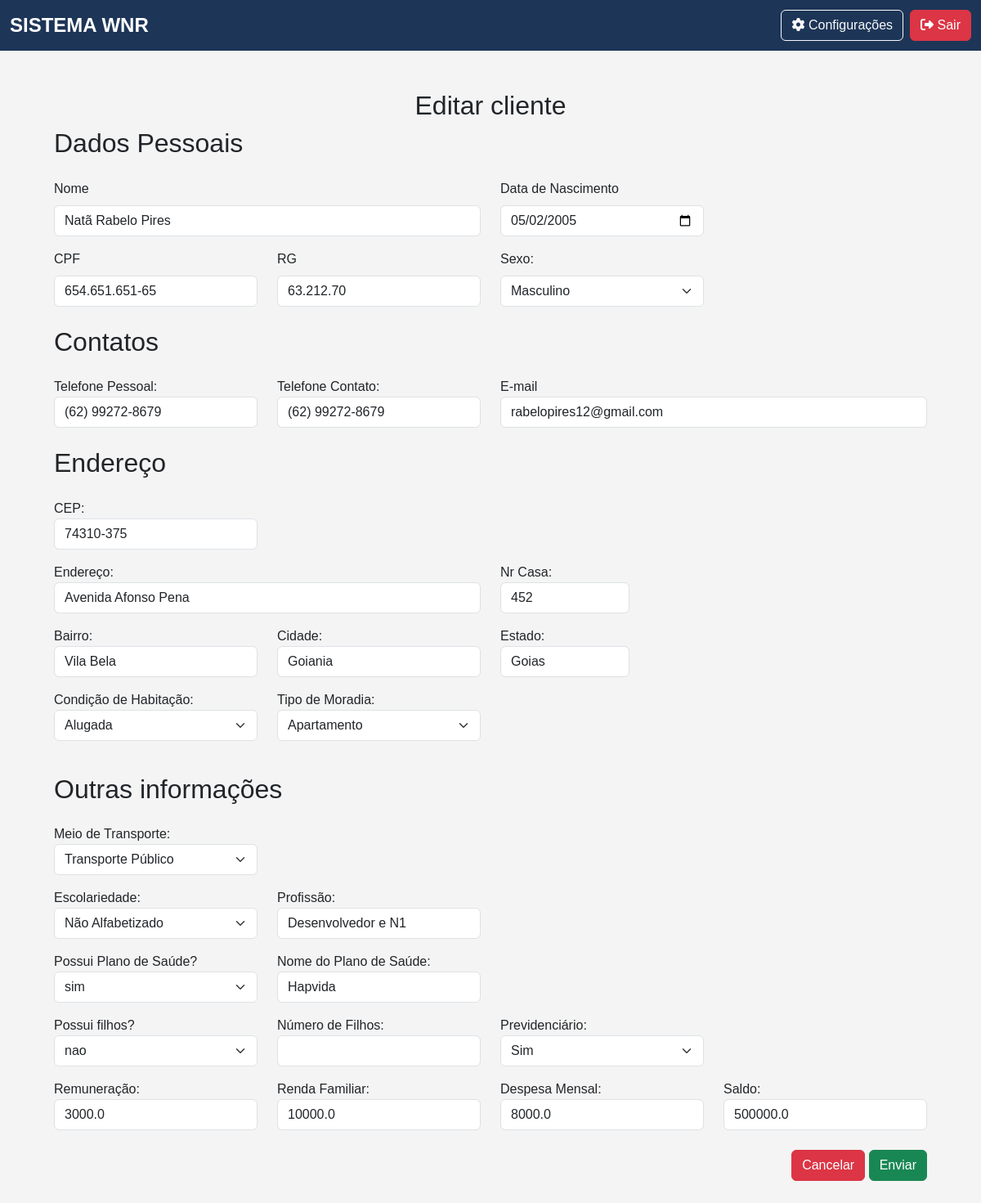
Page /editar_cliente/1 (signed in) on the earlier database version.
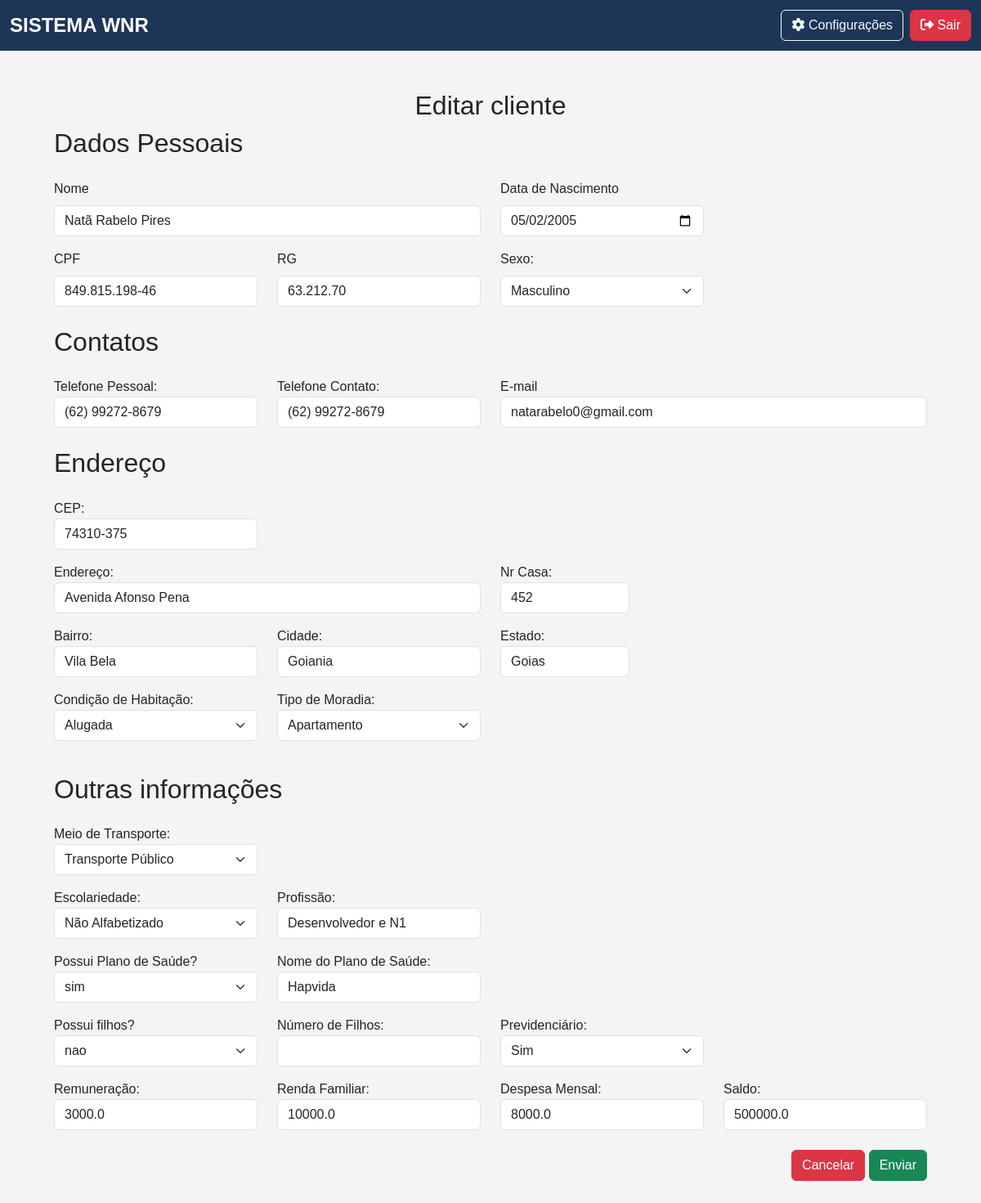
Same page on the later database version.
### app/models.py (models this page shows)
class Cliente(db.Model):
    __tablename__ = "clientes"
    id                      = Column(Integer, primary_key=True, index=True)
    nome                    = Column(String, index=True)
    cpf                     = Column(String(11), unique=True, index=True)
    email                   = Column(String, unique=True, index=True)
    data_nascimento         = Column(Date)
    renda_familiar          = Column(Float)
    bairro                  = Column(String)
    canal_divulgacao        = Column(String)
    cep                     = Column(String(8))
    cidade                  = Column(String)
    condicao_habitacao      = Column(String)
    cpf_responsavel         = Column(String(11), nullable=True)  # Responsável Legal
    numero_cs               = Column(String)
    despesa_mensal          = Column(Float)
    escolaridade            = Column(String)
    estado                  = Column(String)
    endereco                = Column(String)
    fone_contato            = Column(String)
    fone_pessoal            = Column(String)
    foto                    = Column(String)
    grau_parentesco         = Column(String)
    nome_plano_saude        = Column(String)
    nome_responsavel        = Column(String)
    numero_filhos           = Column(Integer)
    possui_filhos           = Column(String)
    plano_saude             = Column(String)
    previdenciario          = Column(String)
    profissao               = Column(String)
    remuneracao             = Column(Float)
    rg                      = Column(String)
    saldo                   = Column(Float)
    sexo                    = Column(String)
    tipo_moradia            = Column(String)
    transporte              = Column(String)
    encaminhamentos = relationship("Encaminhamento", back_populates="cliente", cascade="all, delete-orphan")
    guias = relationship("Guia", back_populates="cliente")

### app/routes/client_routes.py (the view, shortened to what this page needs)
@client_bp.route('/editar_cliente/<int:id>', methods=['GET', 'POST'])
@login_required
@role_required('atendimento', 'financeiro', 'admin')
def editar_cliente(id):
    cliente = Cliente.query.get_or_404(id)
    return render_template('clientes/form_edit.html', cliente=cliente)

### app/__init__.py (called while the page is built)
@login_manager.user_loader
def load_user(id):
    return Usuario.query.get(int(id))  # Converte para inteiro e busca no banco

### app/templates/clientes/form_edit.html (shortened to what the changed rows need)
{% extends 'base.html' %}
{% block content %}
<div class="container mt-4">
    <h2 class="text-center">Editar cliente</h2>
    <form action="{{ url_for('client_bp.editar_cliente', id=cliente.id)}}" method="POST">
        <div class="container">
            <h2 class="mb-4"> Dados Pessoais </h2>
            <div class="row mb-3">
                <div class="col-md-6">
                    <label for="nome" class="form-label">Nome</label>
                    <input type="text" class="form-control" id="nome" name="nome" value="{{cliente.nome}}">
                </div>
                <div class="col-md-3">
                    <label for="dataNascimento" class="form-label">Data de Nascimento</label>
                    <input type="date" class="form-control" id="dataNascimento" name="data_nascimento" value="{{cliente.data_nascimento}}" onchange="verificarIdade()">
                </div>
            </div>
                            {% set graus_parentesco = [
                                'pai', 'mae', 'avo', 'avo_f', 'bisavo', 'bisavo_f', 'trisavo', 'trisavo_f',
                                'filho', 'filha', 'neto', 'neta', 'bisneto', 'bisneta', 'trisneto', 'trisneta',
                                'irmao', 'irma', 'tio', 'tia', 'sobrinho', 'sobrinha', 'primo', 'prima',
                                'sogro', 'sogra', 'genro', 'nora', 'cunhado', 'cunhada', 'padrasto', 'madrasta',
                                'enteado', 'enteada', 'pais_adotivos', 'filhos_adotivos', 'irmaos_criacao'
                            ] %}
            <div class="row mb-3">
                <div class="col-md-3">
                    <label for="cpf" class="form-label">CPF</label>
                    <input type="text" class="form-control" id="cpf" name="cpf" value={{cliente.cpf}}>
                </div>
                <div class="col-md-3">
                    <label for="rg" class="form-label">RG</label>
                    <input type="text" class="form-control" name="rg" id="rg" value={{cliente.rg}}>
                </div>
                <div class="col-md-3">
                    <label for="sexo" class="form-label">Sexo:</label>
                    <select class="form-select" name="sexo">
                        {% set sexos = ['Masculino', 'Feminino', 'Outros'] %}
                        {% for sexo in sexos %}
                            <option value="{{ sexo}}" {% if cliente.sexo == sexo %}selected{% endif %}>{{ sexo }} </option>
                        {% endfor %}
                    </select>
                </div>
            </div>
            <h2 class="mb-4 mt-4"> Contatos </h2>
            <div class="row mb-3">
                <div class="col-md-3">
                    <label for="fone_pessoal" class="custom-label">Telefone Pessoal:</label>
                    <input type="text" class="form-control" name="fone_pessoal" id="celular" value="{{cliente.fone_pessoal}}">
                </div>
                <div class="col-md-3">
                    <label for="fone_contato" class="custom-label">Telefone Contato:</label>
                    <input type="text" class="form-control" name="fone_contato" id="telefone" value="{{cliente.fone_contato}}">
                </div>
                <div class="col-md-6">
                    <label for="email" class="custom-label">E-mail</label>
                    <input type="email" class="form-control" id="email" name="email" value="{{cliente.email}}">
                </div>
            </div>
            <h2 class="mb-4 mt-4"> Endereço </h2>
            <div class="row mb-3">
                <div class="col-md-3">
                    <label for="cep" class="custom-label">CEP:</label>
                    <input type="text" class="form-control" id="cep" name="cep" value="{{cliente.cep}}">
                </div>
            </div>
            <div class="row mb-3">
                <div class="col-md-6">
                    <label for="endereco" class="custom-label">Endereço:</label>
                    <input type="text" class="form-control" name="endereco" value="{{cliente.endereco}}">
                </div>
                <div class="col-md-2">
                    <label for="numero_cs" class="custom-label">Nr Casa:</label>
                    <input type="text" class="form-control" name="numero_cs" value="{{cliente.numero_cs}}">
                </div>
            </div>
            <div class="row mb-3">
                <div  class="col-md-3">
                    <label for="bairro" class="custom-label">Bairro:</label>
                    <input type="text" class="form-control" name="bairro" value="{{cliente.bairro}}">
                </div>
                <div class="col-md-3">
                    <label for="cidade" class="custom-label">Cidade:</label>
                    <input type="text" class="form-control" name="cidade" value="{{cliente.cidade}}">
                </div>
                <div class="col-md-2">
                    <label for="estado" class="custom-label">Estado:</label>
                    <input type="text" class="form-control" name="estado" value="{{cliente.estado}}">
                </div>
            </div>
            <div class="row mb-3">
                <div class="col-md-3">
                    <label for="condicao_habitacao" class="custom-label">Condição de Habitação:</label>
                    <select class="form-select" name="condicao_habitacao">
                        {% set condicoes_habitacao = ['Alugada', 'Própria', 'Financiada', 'Cedida', 'Compartilhada', 'Ocupação Irregular', 'Sublugada', 'Cohab', 'Temporária', 'Comodatária'] %}
                        {% for condicao in condicoes_habitacao %}
                            <option value="{{ condicao }}" {% if cliente.condicao_habitacao == condicao %}selected{% endif %}>{{ condicao }}</option>
                        {% endfor %}
                    </select>
                </div>
                <div class="col-md-3">
                    <label for="tipo_moradia" class="custom-label">Tipo de Moradia:</label>
                    <select class="form-select" name="tipo_moradia">
                        {% set tipos_moradia = ['Apartamento', 'Casa', 'Sobrado', 'Cortiço', 'Chale', 'Studio', 'Kitnet', 'Residencia', 'Condominio', 'Barraco', 'Albergue', 'Predio', 'Sitio', 'Chacara', 'Fazenda', 'Rancho', 'Moradia Estudantil', 'Cohab', 'Vila'] %}
                        {% for tipo in tipos_moradia %}
                            <option value="{{ tipo }}" {% if cliente.tipo_moradia == tipo %}selected{% endif %}>{{ tipo }}</option>
                        {% endfor %}
                    </select>
                </div>
            </div>
            <div  class="row mb-3">
                <h2 class="mb-4 mt-4">Outras informações</h2>
                        {% set meios_transporte = [
                            'Transporte Público', 'Bicicleta', 'Carro', 'Moto'
                        ] %}
            </div>
            <div class="row mb-3">
                        {% set escolaridades = [
                            'Não Alfabetizado', 'Ensino Fundamental', 'Ensino Médio', 'Ensino Superior',
                            'Pós Graduação', 'Mestrado', 'Doutorado', 'PhD'
                        ] %}
                <div class="col-md-3">
                    <label for="profissao" class="custom-label">Profissão:</label>
                    <input type="text" class="form-control" name="profissao" value="{{cliente.profissao}}">
                </div>
            </div>
            <div class="row mb-3">
                <div class="col-md-3">
                    <label for="plano_saude" class="custom-label">Possui Plano de Saúde?</label>
                    <select class="form-select" id="plano_saude" name="plano_saude"  onchange="verificaDropdown_PlanodeSaude()">
                        <option value="{{cliente.plano_saude}}" {% if cliente.plano_saude%}selected{% endif %}>{{cliente.plano_saude}}</option>
                    </select>
                </div>
                <div class="col-md-3">
                    <label for="nome_plano_saude" class="custom-label">Nome do Plano de Saúde:</label>
                    <input type="text" class="form-control" id="nome_plano_saude" name="nome_plano_saude" {% if cliente.nome_plano_saude != 'None' %} value="{{cliente.nome_plano_saude}}" {% endif %}  >
                </div>
            </div>
            <div class="row mb-3">
                <div class="col-md-3">
                    <label for="possui_filhos" class="custom-label">Possui filhos?</label>
                    <select class="form-select" id="possui_filhos" name="possui_filhos" onchange="verificarDropdown_Filhos()">
                        <option value="{{cliente.possui_filhos}}" {% if cliente.possui_filhos %}selected{% endif %}>{{cliente.possui_filhos}}</option>
                    </select>
                </div>
                        {% set options = ['Sim', 'Não'] %}
            </div>
            <div class="row mb-3">
                <div class="col-md-3">
                    <label for="remuneracao" class="custom-label">Remuneração:</label>
                    <input type="number" class="form-control" id="remuneracao" name="remuneracao" value="{{cliente.remuneracao}}" oninput="calcularSaldo()">
                </div>
                <div class="col-md-3">
                    <label for="renda_familiar" class="custom-label">Renda Familiar:</label>
                    <input type="number" class="form-control" id="renda_familiar" name="renda_familiar" value="{{cliente.renda_familiar}}" oninput="calcularSaldo()">
                </div>
                <div class="col-md-3">
                    <label for="despesa_mensal" class="custom-label">Despesa Mensal:</label>
                    <input type="number" class="form-control" id="despesa_mensal" name="despesa_mensal" value="{{cliente.despesa_mensal}}" oninput="calcularSaldo()">
                </div>
                <div class="col-md-3">
                    <label for="saldo" class="custom-label">Saldo:</label>
                    <input type="number" class="form-control" id="saldo" name="saldo" value="{{cliente.saldo}}" readonly>
                </div>
            </div>
        </div>
    </form>
</div>
{% endblock %}

Differences in the rows shown:
changed Cliente "Natã Rabelo Pires": cpf "654.651.651-65" → "849.815.198-46"; email "rabelopires12@gmail.com" → "natarabelo0@gmail.com"
